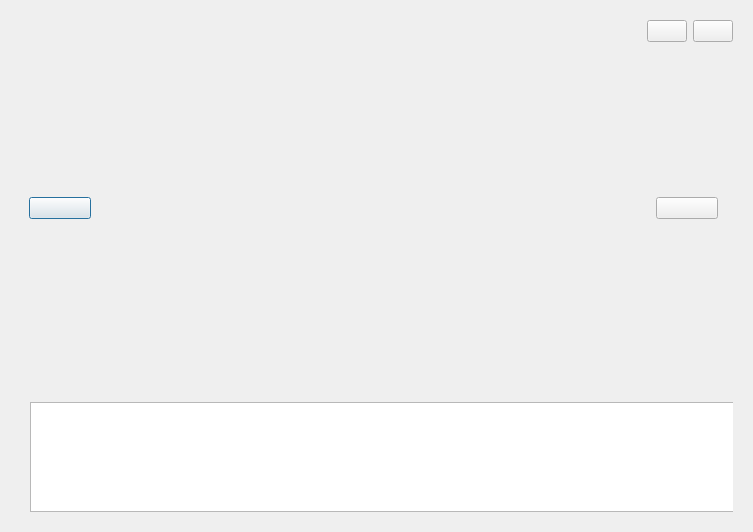
<?xml version="1.0" encoding="UTF-8"?>
<ui version="4.0">
 <class>SlideShowDialog</class>
 <widget class="QDialog" name="SlideShowDialog">
  <property name="geometry">
   <rect>
    <x>0</x>
    <y>0</y>
    <width>753</width>
    <height>532</height>
   </rect>
  </property>
  <property name="windowTitle">
   <string>Dialog</string>
  </property>
  <layout class="QVBoxLayout" name="verticalLayout" stretch="7,1">
   <item>
    <widget class="QWidget" name="SlideShow" native="true">
     <layout class="QGridLayout" name="gridLayout">
      <item row="1" column="0">
       <widget class="QWidget" name="slidePrewid" native="true">
        <property name="minimumSize">
         <size>
          <width>80</width>
          <height>0</height>
         </size>
        </property>
        <property name="maximumSize">
         <size>
          <width>80</width>
          <height>16777215</height>
         </size>
        </property>
        <layout class="QVBoxLayout" name="verticalLayout_3">
         <item>
          <widget class="PicButton" name="slidePreBtn">
           <property name="text">
            <string/>
           </property>
          </widget>
         </item>
        </layout>
       </widget>
      </item>
      <item row="1" column="1">
       <widget class="QWidget" name="picAnimation" native="true"/>
      </item>
      <item row="0" column="2">
       <layout class="QHBoxLayout" name="horizontalLayout_2">
        <item>
         <widget class="PicStateBtn" name="PlayBtn">
          <property name="text">
           <string/>
          </property>
         </widget>
        </item>
        <item>
         <widget class="PicButton" name="CloseBtn">
          <property name="text">
           <string/>
          </property>
         </widget>
        </item>
       </layout>
      </item>
      <item row="1" column="2">
       <widget class="QWidget" name="slideNextwid" native="true">
        <property name="minimumSize">
         <size>
          <width>80</width>
          <height>0</height>
         </size>
        </property>
        <property name="maximumSize">
         <size>
          <width>80</width>
          <height>16777215</height>
         </size>
        </property>
        <layout class="QVBoxLayout" name="verticalLayout_2">
         <item>
          <widget class="PicButton" name="slideNextBtn">
           <property name="text">
            <string/>
           </property>
          </widget>
         </item>
        </layout>
       </widget>
      </item>
     </layout>
    </widget>
   </item>
   <item>
    <widget class="QWidget" name="PreShow" native="true">
     <layout class="QHBoxLayout" name="horizontalLayout">
      <item>
       <widget class="QWidget" name="widget" native="true">
        <property name="minimumSize">
         <size>
          <width>0</width>
          <height>120</height>
         </size>
        </property>
        <property name="maximumSize">
         <size>
          <width>16777215</width>
          <height>120</height>
         </size>
        </property>
        <widget class="QListWidget" name="PrelistWidget">
         <property name="geometry">
          <rect>
           <x>10</x>
           <y>10</y>
           <width>16777215</width>
           <height>110</height>
          </rect>
         </property>
         <property name="minimumSize">
          <size>
           <width>0</width>
           <height>110</height>
          </size>
         </property>
         <property name="maximumSize">
          <size>
           <width>16777215</width>
           <height>110</height>
          </size>
         </property>
        </widget>
       </widget>
      </item>
     </layout>
    </widget>
   </item>
  </layout>
 </widget>
 <customwidgets>
  <customwidget>
   <class>PicButton</class>
   <extends>QPushButton</extends>
   <header location="global">picbutton.h</header>
  </customwidget>
  <customwidget>
   <class>PicStateBtn</class>
   <extends>QPushButton</extends>
   <header location="global">picstatebtn.h</header>
  </customwidget>
 </customwidgets>
 <resources/>
 <connections/>
</ui>
